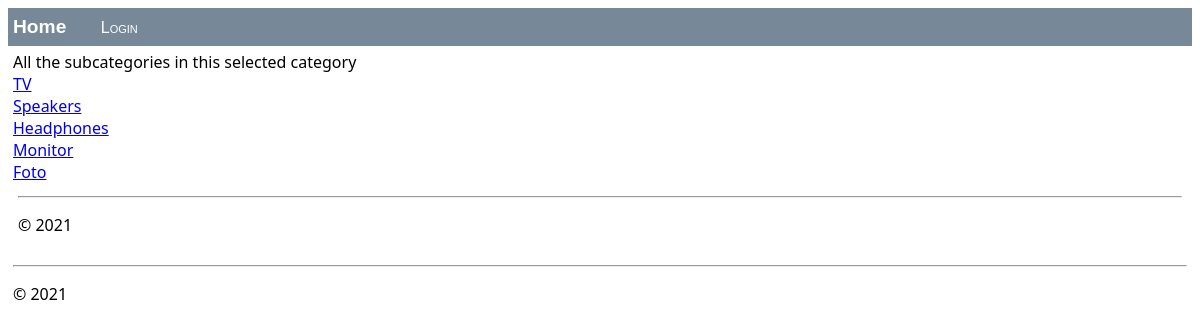
Screenshot of /audio-video/ with the database file from the repository.
### webstore/models.py (models this page shows, shortened)
class SubCategory(models.Model):
    subCategoryID = models.BigAutoField(primary_key=True, unique=True)
    categoryID = models.ForeignKey(Category, on_delete=models.CASCADE)
    name = models.CharField(max_length=300)
    urlName = models.CharField(max_length=300, default="defaultValue")

### webstore/views/views.py (the view)
# urls.py: path("audio-video/", views.products, name="audio-video"),
def products(request):
    if("subcategory" in request.GET.keys()):
        fillProducts(request)
        return render(request, "webstore/subcategory.html", products_dict)
    elif("product" in request.GET.keys()):
        fillProduct(request.GET["product"])
        return render(request, "webstore/product.html", product_dict)
    else:
        if(request.path == "/household-appliances/"):
            return render(request, "webstore/categories/household-appliances.html",subCategories_dict)
        elif(request.path == "/fashion/"):
            return render(request, "webstore/categories/fashion.html", subCategories_dict)
        elif(request.path == "/fitness/"):
            return render(request, "webstore/categories/fitness.html", subCategories_dict)
        elif(request.path == "/yard-tools/"):
            return render(request, "webstore/categories/yard-tools.html", subCategories_dict)
        elif(request.path == "/audio-video/"):
            return render(request, "webstore/categories/audio-video.html", subCategories_dict)
        return render(request, "webstore/categories/products.html", subCategories_dict)

### webstore/templates/webstore/categories/audio-video.html (shortened to what this page needs)
{% extends "webstore/layout.html" %}
{% block content %}
<div>All the subcategories in this selected category</div>
{% for subCategory in audio %}
    <div><a href=?subcategory={{subCategory.urlName}}>{{subCategory.name}}</a></div>
{% endfor %}
{% include "webstore/footer.html" %}
{% endblock %}

### rows the page displays
SubCategory: name "TV"
SubCategory: name "Speakers"
SubCategory: name "Headphones"
SubCategory: name "Monitor"
SubCategory: name "Foto"
